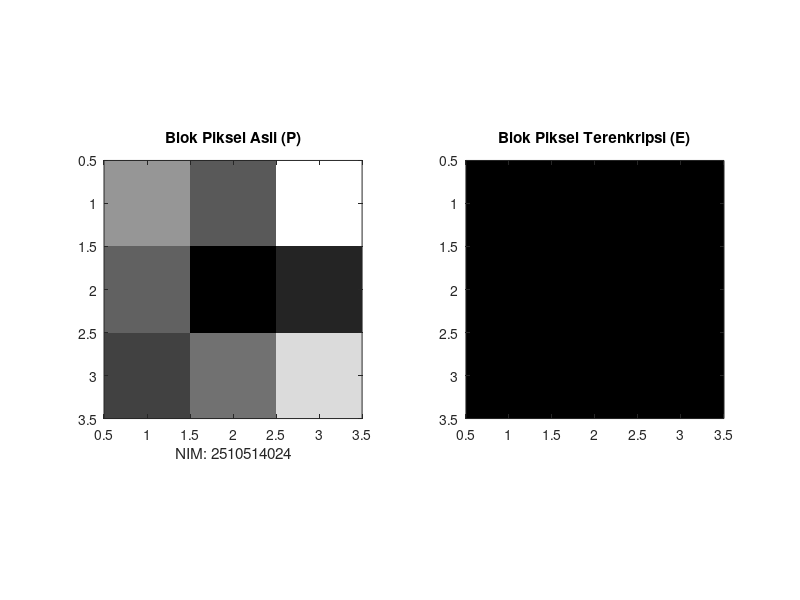

Write the MATLAB code that produced this figure.
% ===============================================================
% UTS Matematika Sains Data - Semester Genap 2025/2026
% Soal 2 - Enkripsi Citra Logo Toko dengan Invers Matriks 3x3
% ---------------------------------------------------------------
% Nama    : Joannes De Britto Luther
% NIM     : 2510514024
% Parameter: N=24, a=2, b=2, K=5
% Tanggal : 2026-04-26
% ===============================================================

clc; clear; close all;

%% Parameter Personalisasi
N = 24; a = 2; b = 2;

%% Definisi Matriks Kunci A dan Blok Piksel P
A = [a+1, b, 2; 
     1, a+2, b; 
     b, 1, a+3];

P = [120, 50+N, 200; 
     80, a+2, 10+N; 
     30+N, 90, 170];

%% --- BAGIAN (d): Verifikasi Invers dengan Nested Loop ---

% 1. Hitung Determinan manual (Ekspansi kofaktor baris 1)
det_A = A(1,1)*(A(2,2)*A(3,3) - A(2,3)*A(3,2)) ...
      - A(1,2)*(A(2,1)*A(3,3) - A(2,3)*A(3,1)) ...
      + A(1,3)*(A(2,1)*A(3,2) - A(2,2)*A(3,1));

% 2. Hitung Matriks Kofaktor menggunakan Nested Loop
C = zeros(3,3);
for i = 1:3
    for j = 1:3
        % Mencari indeks baris dan kolom untuk minor
        rows = setdiff(1:3, i);
        cols = setdiff(1:3, j);
        
        % Hitung determinan minor 2x2
        M_ij = A(rows(1), cols(1))*A(rows(2), cols(2)) - ...
               A(rows(1), cols(2))*A(rows(2), cols(1));
           
        % Matriks Kofaktor
        C(i,j) = ((-1)^(i+j)) * M_ij;
    end
end

% 3. Hitung Adjoint dan Invers Manual
Adj_A = C'; % Transpose dari kofaktor
A_inv_manual = (1/det_A) * Adj_A;

% 4. Hitung Error Frobenius
error_frob = norm(A_inv_manual - inv(A), 'fro');

fprintf('--- Verifikasi Soal 2d ---\n');
fprintf('Determinan A: %d\n', det_A);
fprintf('Error Frobenius: %.2e\n', error_frob);
if error_frob < 1e-10
    disp('Status: Verifikasi Berhasil (Error < 1e-10)');
else
    disp('Status: Verifikasi Gagal');
end
fprintf('\n');

%% --- BAGIAN (f): Visualisasi Rekonstruksi Blok 3x3 ---

% Proses Enkripsi
E = A * P;

% Proses Dekripsi
P_prime = inv(A) * E;

% Visualisasi
figure('Name', 'Visualisasi Enkripsi Citra', 'Color', 'w');

% Subplot 1: Citra Asli (P)
subplot(1,2,1);
imshow(uint8(P), []); 
title('Blok Piksel Asli (P)');
xlabel(['NIM: ', '2510514024']);
axis on;

% Subplot 2: Citra Terenkripsi (E)
subplot(1,2,2);
imshow(uint8(E), []); 
title('Blok Piksel Terenkripsi (E)');
axis on;

% Tambahkan informasi di console untuk bagian (e)
fprintf('--- Hasil Enkripsi (E) ---\n');
disp(E);
fprintf('--- Hasil Dekripsi (P'') ---\n');
disp(round(P_prime)); % Pembulatan untuk menghilangkan floating point kecil
